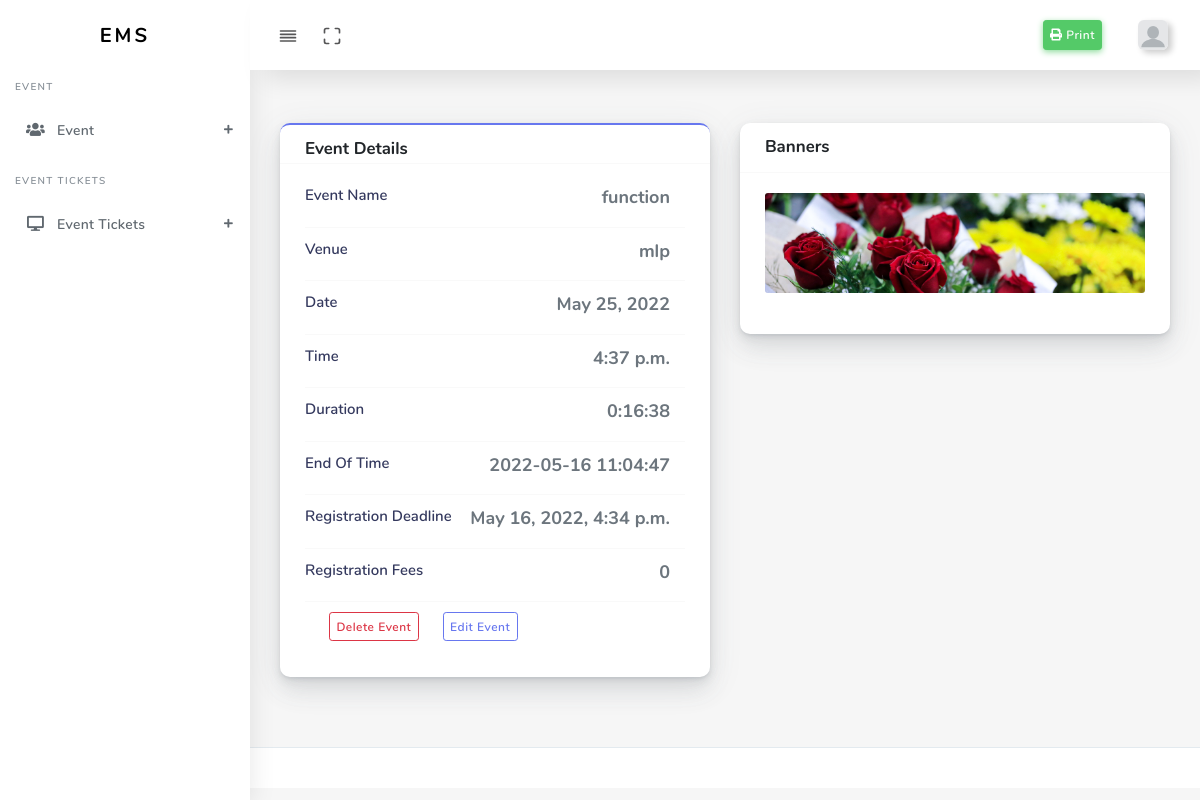
The app's page /event/event-view/1/ (signed in) with its own data.
### event/models.py (models this page shows, shortened)
class Event(BaseModel):
    event_name = models.CharField(max_length=128,null=True,blank=True)
    venue = models.CharField(max_length=128,null=True,blank=True)
    date = models.DateField()
    time = models.TimeField()
    duration = models.DurationField()
    end_time = models.CharField(max_length=128,null=True,blank=True)
    reg_end_time = models.DateTimeField(default=datetime.now)
    reg_fee = models.PositiveIntegerField(default=0)
    class Meta:
        db_table = 'Event'
        verbose_name = _('Event')
        verbose_name_plural = _('Events')
        ordering = ('-date_added',)

class Banner(BaseModel):
    title= models.CharField(max_length=255)
    event = models.ForeignKey(Event, on_delete=models.CASCADE)
    description = models.TextField()
    mobile_image = VersatileImageField(
        'mobile_image',
        upload_to='images/event/banner/mobile/',
    )
    web_image = VersatileImageField(
        'web_image',
        upload_to='images/event/banner/web/',
    )
    order= models.IntegerField(default=0)
    class Meta:
        db_table = 'Banner'
        verbose_name = _('Banner')
        verbose_name_plural = _('Banners')
        ordering = ('-date_added',)

### event/views.py (the view)
# urls.py: path('event-view/<pk>/', views.view_event, name="view_event"),
@login_required(login_url='account:login')
def view_event(request,pk):
    user = request.user
    if user.is_admin:
        event = Event.objects.get(pk=pk)
        banners = Banner.objects.filter(event=event)
        context = {
            "banners":banners,
            "event" : event,
            "page_name": "view_event",
        }
        return render(request, 'dashboard/event/view_event.html',context)
    else:
        context = {}
        return render(request, '403.html', context)

### templates/dashboard/event/view_event.html (shortened to what this page needs)
{% extends 'dashboard/base.html' %}
{% load static %} {% block content %}
<div class="main-content">
  <section class="section">
    <div class="section-body">
      <div class="row">
        <div class="col-12 col-md-12 col-lg-6">
          <div class="card card-primary">
            <div class="card-header pb-0">
              <h4>Event Details</h4>
            </div>
            <div class="card-body">
              <ul
                class="list-unstyled user-details list-unstyled-border list-unstyled-noborder"
              >
                <li class="media">
                  <div class="media-body">
                    <div class="media-title">Event Name</div>
                  </div>
                  <div class="media-items">
                    <div class="media-item">
                      <div class="media-value">{{ event.event_name}}</div>
                    </div>
                  </div>
                </li>
                <li class="media">
                  <div class="media-body">
                    <div class="media-title">Venue</div>
                  </div>
                  <div class="media-items">
                    <div class="media-item">
                      <div class="media-value">{{ event.venue }}</div>
                    </div>
                  </div>
                </li>
                <li class="media">
                  <div class="media-body">
                    <div class="media-title">Date</div>
                  </div>
                  <div class="media-items">
                    <div class="media-item">
                      <div class="media-value">
                        {{ event.date }}
                      </div>
                    </div>
                  </div>
                </li>
                <li class="media">
                  <div class="media-body">
                    <div class="media-title">Time</div>
                  </div>
                  <div class="media-items">
                    <div class="media-item">
                      <div class="media-value">{{ event.time }}</div>
                    </div>
                  </div>
                </li>
                <li class="media">
                  <div class="media-body">
                    <div class="media-title">Duration</div>
                  </div>
                  <div class="media-items">
                    <div class="media-item">
                      <div class="media-value">{{ event.duration }}</div>
                    </div>
                  </div>
                </li>
                <li class="media">
                  <div class="media-body">
                    <div class="media-title">End Of Time</div>
                  </div>
                  <div class="media-items">
                    <div class="media-item">
                      <div class="media-value">{{ event.end_time }}</div>
                    </div>
                  </div>
                </li>
                <li class="media">
                  <div class="media-body">
                    <div class="media-title">Registration Deadline</div>
                  </div>
                  <div class="media-items">
                    <div class="media-item">
                      <div class="media-value">{{ event.reg_end_time }}</div>
                    </div>
                  </div>
                </li>
                <li class="media">
                  <div class="media-body">
                    <div class="media-title">Registration Fees</div>
                  </div>
                  <div class="media-items">
                    <div class="media-item">
                      <div class="media-value">{{ event.reg_fee }}</div>
                    </div>
                  </div>
                </li>
                <li class="media">
                  <a
                    href="{% url 'event:delete_event' pk=event.pk %}"
                    class="ml-4 d-block btn btn-outline-danger btn-sm"
                    >Delete Event</a
                  >
                  <a href="{% url 'event:update_event' pk=event.pk %}"
                  class="ml-4 d-block btn btn-outline-primary btn-sm"
                  >Edit Event</a
                >
                </li>
              </ul>
            </div>
          </div>
        </div>
        <div class="col-12 col-md-12 col-lg-6">
          <div class="card">
            <div class="card-header">
              <h4>Banners<code></code></h4>
            </div>
            <div class="card-body">
              <div class="gallery gallery-fw" data-item-height="100">
                {% for item in banners %}
                  <div class="gallery-item" data-image="{{item.web_image.url}}" data-title="Image 1" href="{{item.web_image.url}}" title="{{item.title}}" style="height: 100px; background-image: url(&quot;{{item.web_image.url}}&quot;);"></div>
                {% endfor %}
              </div>
            </div>
          </div>
        </div>
      </div>
    </div>
  </section>
</div>
{% endblock %} {% load static %}

### records on screen
Event: event_name "function", venue "mlp", date "May 25, 2022", time "4:37 p.m.", duration "0:16:38", end_time "2022-05-16 11:04:47", reg_end_time "May 16, 2022, 4:34 p.m.", reg_fee "0"
Banner: web_image (picture)
